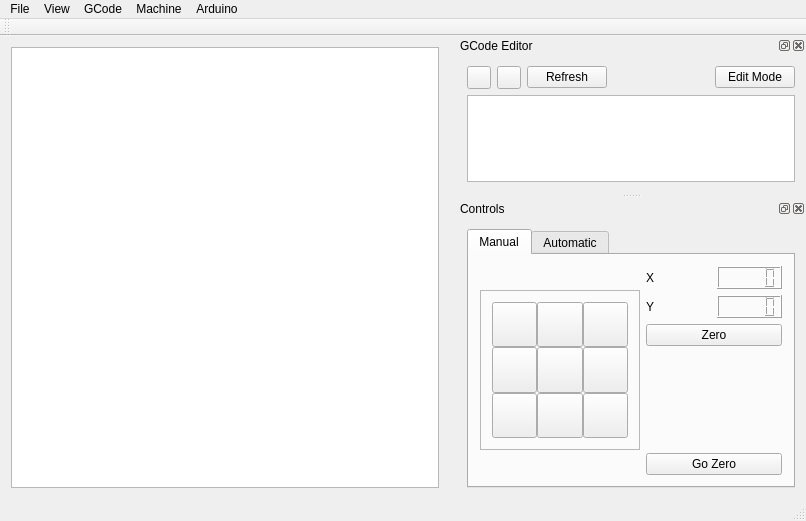
<?xml version="1.0" encoding="UTF-8"?>
<ui version="4.0">
 <class>GrblCage</class>
 <widget class="QMainWindow" name="GrblCage">
  <property name="geometry">
   <rect>
    <x>0</x>
    <y>0</y>
    <width>806</width>
    <height>521</height>
   </rect>
  </property>
  <property name="minimumSize">
   <size>
    <width>220</width>
    <height>0</height>
   </size>
  </property>
  <property name="windowTitle">
   <string>GrblCage</string>
  </property>
  <widget class="QWidget" name="centralWidget">
   <layout class="QGridLayout" name="gridLayout_7">
    <item row="0" column="0">
     <widget class="QGraphicsView" name="gcodePlotter"/>
    </item>
   </layout>
  </widget>
  <widget class="QToolBar" name="mainToolBar">
   <attribute name="toolBarArea">
    <enum>TopToolBarArea</enum>
   </attribute>
   <attribute name="toolBarBreak">
    <bool>false</bool>
   </attribute>
  </widget>
  <widget class="QStatusBar" name="statusBar"/>
  <widget class="QDockWidget" name="GCodeEditorDockWidget">
   <property name="sizePolicy">
    <sizepolicy hsizetype="Preferred" vsizetype="Preferred">
     <horstretch>0</horstretch>
     <verstretch>0</verstretch>
    </sizepolicy>
   </property>
   <property name="maximumSize">
    <size>
     <width>600</width>
     <height>600</height>
    </size>
   </property>
   <property name="windowTitle">
    <string>GCode Editor</string>
   </property>
   <attribute name="dockWidgetArea">
    <number>2</number>
   </attribute>
   <widget class="QWidget" name="dockWidgetContents_6">
    <layout class="QGridLayout" name="gridLayout_4">
     <item row="0" column="0">
      <layout class="QVBoxLayout" name="verticalLayout_3">
       <item>
        <layout class="QVBoxLayout" name="verticalLayout">
         <item>
          <layout class="QHBoxLayout" name="horizontalLayout">
           <item>
            <widget class="QToolButton" name="undo">
             <property name="text">
              <string/>
             </property>
            </widget>
           </item>
           <item>
            <widget class="QToolButton" name="redo">
             <property name="text">
              <string/>
             </property>
            </widget>
           </item>
           <item>
            <widget class="QPushButton" name="refresh">
             <property name="text">
              <string>Refresh</string>
             </property>
            </widget>
           </item>
           <item>
            <spacer name="horizontalSpacer">
             <property name="orientation">
              <enum>Qt::Horizontal</enum>
             </property>
             <property name="sizeHint" stdset="0">
              <size>
               <width>40</width>
               <height>20</height>
              </size>
             </property>
            </spacer>
           </item>
           <item>
            <widget class="QPushButton" name="editMode">
             <property name="text">
              <string>Edit Mode</string>
             </property>
             <property name="checkable">
              <bool>true</bool>
             </property>
            </widget>
           </item>
          </layout>
         </item>
        </layout>
       </item>
       <item>
        <widget class="QTextBrowser" name="gcodeEditor"/>
       </item>
      </layout>
     </item>
    </layout>
   </widget>
  </widget>
  <widget class="QDockWidget" name="ControlsDockWidget">
   <property name="sizePolicy">
    <sizepolicy hsizetype="Preferred" vsizetype="Preferred">
     <horstretch>0</horstretch>
     <verstretch>0</verstretch>
    </sizepolicy>
   </property>
   <property name="minimumSize">
    <size>
     <width>350</width>
     <height>300</height>
    </size>
   </property>
   <property name="maximumSize">
    <size>
     <width>350</width>
     <height>300</height>
    </size>
   </property>
   <property name="allowedAreas">
    <set>Qt::LeftDockWidgetArea|Qt::RightDockWidgetArea</set>
   </property>
   <property name="windowTitle">
    <string>Controls</string>
   </property>
   <attribute name="dockWidgetArea">
    <number>2</number>
   </attribute>
   <widget class="QWidget" name="dockWidgetContents_2">
    <layout class="QGridLayout" name="gridLayout">
     <item row="0" column="0">
      <widget class="QTabWidget" name="controlTabs">
       <property name="acceptDrops">
        <bool>true</bool>
       </property>
       <property name="tabPosition">
        <enum>QTabWidget::North</enum>
       </property>
       <property name="currentIndex">
        <number>0</number>
       </property>
       <widget class="QWidget" name="manualTab">
        <attribute name="title">
         <string>Manual</string>
        </attribute>
        <layout class="QGridLayout" name="gridLayout_6">
         <item row="0" column="0">
          <layout class="QHBoxLayout" name="horizontalLayout_4">
           <item>
            <widget class="QFrame" name="frame">
             <property name="minimumSize">
              <size>
               <width>160</width>
               <height>160</height>
              </size>
             </property>
             <property name="maximumSize">
              <size>
               <width>160</width>
               <height>160</height>
              </size>
             </property>
             <property name="frameShape">
              <enum>QFrame::StyledPanel</enum>
             </property>
             <property name="frameShadow">
              <enum>QFrame::Raised</enum>
             </property>
             <layout class="QGridLayout" name="gridLayout_5">
              <item row="0" column="0">
               <layout class="QGridLayout" name="gridLayout_3" rowstretch="0,0,0,0">
                <property name="sizeConstraint">
                 <enum>QLayout::SetFixedSize</enum>
                </property>
                <property name="margin">
                 <number>0</number>
                </property>
                <property name="spacing">
                 <number>0</number>
                </property>
                <item row="0" column="1">
                 <widget class="QToolButton" name="jogYpositive">
                  <property name="enabled">
                   <bool>true</bool>
                  </property>
                  <property name="sizePolicy">
                   <sizepolicy hsizetype="MinimumExpanding" vsizetype="MinimumExpanding">
                    <horstretch>0</horstretch>
                    <verstretch>0</verstretch>
                   </sizepolicy>
                  </property>
                  <property name="minimumSize">
                   <size>
                    <width>40</width>
                    <height>40</height>
                   </size>
                  </property>
                  <property name="maximumSize">
                   <size>
                    <width>50</width>
                    <height>50</height>
                   </size>
                  </property>
                  <property name="baseSize">
                   <size>
                    <width>0</width>
                    <height>0</height>
                   </size>
                  </property>
                  <property name="iconSize">
                   <size>
                    <width>32</width>
                    <height>32</height>
                   </size>
                  </property>
                  <property name="autoRepeat">
                   <bool>true</bool>
                  </property>
                  <property name="autoRaise">
                   <bool>false</bool>
                  </property>
                 </widget>
                </item>
                <item row="1" column="0">
                 <widget class="QToolButton" name="jogXnegative">
                  <property name="sizePolicy">
                   <sizepolicy hsizetype="MinimumExpanding" vsizetype="MinimumExpanding">
                    <horstretch>0</horstretch>
                    <verstretch>0</verstretch>
                   </sizepolicy>
                  </property>
                  <property name="minimumSize">
                   <size>
                    <width>40</width>
                    <height>40</height>
                   </size>
                  </property>
                  <property name="maximumSize">
                   <size>
                    <width>50</width>
                    <height>50</height>
                   </size>
                  </property>
                  <property name="sizeIncrement">
                   <size>
                    <width>0</width>
                    <height>0</height>
                   </size>
                  </property>
                  <property name="baseSize">
                   <size>
                    <width>0</width>
                    <height>0</height>
                   </size>
                  </property>
                  <property name="iconSize">
                   <size>
                    <width>32</width>
                    <height>32</height>
                   </size>
                  </property>
                  <property name="autoRepeat">
                   <bool>true</bool>
                  </property>
                 </widget>
                </item>
                <item row="1" column="2">
                 <widget class="QToolButton" name="jogXpositive">
                  <property name="sizePolicy">
                   <sizepolicy hsizetype="MinimumExpanding" vsizetype="MinimumExpanding">
                    <horstretch>0</horstretch>
                    <verstretch>0</verstretch>
                   </sizepolicy>
                  </property>
                  <property name="minimumSize">
                   <size>
                    <width>40</width>
                    <height>40</height>
                   </size>
                  </property>
                  <property name="maximumSize">
                   <size>
                    <width>50</width>
                    <height>50</height>
                   </size>
                  </property>
                  <property name="iconSize">
                   <size>
                    <width>32</width>
                    <height>32</height>
                   </size>
                  </property>
                  <property name="autoRepeat">
                   <bool>true</bool>
                  </property>
                  <property name="autoRaise">
                   <bool>false</bool>
                  </property>
                 </widget>
                </item>
                <item row="3" column="1">
                 <widget class="QToolButton" name="jogYnegative">
                  <property name="sizePolicy">
                   <sizepolicy hsizetype="MinimumExpanding" vsizetype="MinimumExpanding">
                    <horstretch>0</horstretch>
                    <verstretch>0</verstretch>
                   </sizepolicy>
                  </property>
                  <property name="minimumSize">
                   <size>
                    <width>40</width>
                    <height>40</height>
                   </size>
                  </property>
                  <property name="maximumSize">
                   <size>
                    <width>50</width>
                    <height>50</height>
                   </size>
                  </property>
                  <property name="iconSize">
                   <size>
                    <width>32</width>
                    <height>32</height>
                   </size>
                  </property>
                  <property name="autoRepeat">
                   <bool>true</bool>
                  </property>
                 </widget>
                </item>
                <item row="0" column="2">
                 <widget class="QToolButton" name="jogXYpositive">
                  <property name="enabled">
                   <bool>true</bool>
                  </property>
                  <property name="sizePolicy">
                   <sizepolicy hsizetype="MinimumExpanding" vsizetype="MinimumExpanding">
                    <horstretch>0</horstretch>
                    <verstretch>0</verstretch>
                   </sizepolicy>
                  </property>
                  <property name="minimumSize">
                   <size>
                    <width>40</width>
                    <height>40</height>
                   </size>
                  </property>
                  <property name="maximumSize">
                   <size>
                    <width>50</width>
                    <height>50</height>
                   </size>
                  </property>
                  <property name="baseSize">
                   <size>
                    <width>0</width>
                    <height>0</height>
                   </size>
                  </property>
                  <property name="autoRepeat">
                   <bool>true</bool>
                  </property>
                 </widget>
                </item>
                <item row="0" column="0">
                 <widget class="QToolButton" name="jogXnegativeYpositive">
                  <property name="enabled">
                   <bool>true</bool>
                  </property>
                  <property name="sizePolicy">
                   <sizepolicy hsizetype="MinimumExpanding" vsizetype="MinimumExpanding">
                    <horstretch>0</horstretch>
                    <verstretch>0</verstretch>
                   </sizepolicy>
                  </property>
                  <property name="minimumSize">
                   <size>
                    <width>40</width>
                    <height>40</height>
                   </size>
                  </property>
                  <property name="maximumSize">
                   <size>
                    <width>50</width>
                    <height>50</height>
                   </size>
                  </property>
                  <property name="baseSize">
                   <size>
                    <width>0</width>
                    <height>0</height>
                   </size>
                  </property>
                  <property name="iconSize">
                   <size>
                    <width>16</width>
                    <height>16</height>
                   </size>
                  </property>
                  <property name="autoRepeat">
                   <bool>true</bool>
                  </property>
                 </widget>
                </item>
                <item row="3" column="0">
                 <widget class="QToolButton" name="jogXYnegative">
                  <property name="enabled">
                   <bool>true</bool>
                  </property>
                  <property name="sizePolicy">
                   <sizepolicy hsizetype="MinimumExpanding" vsizetype="MinimumExpanding">
                    <horstretch>0</horstretch>
                    <verstretch>0</verstretch>
                   </sizepolicy>
                  </property>
                  <property name="minimumSize">
                   <size>
                    <width>40</width>
                    <height>40</height>
                   </size>
                  </property>
                  <property name="maximumSize">
                   <size>
                    <width>50</width>
                    <height>50</height>
                   </size>
                  </property>
                  <property name="baseSize">
                   <size>
                    <width>0</width>
                    <height>0</height>
                   </size>
                  </property>
                  <property name="autoRepeat">
                   <bool>true</bool>
                  </property>
                 </widget>
                </item>
                <item row="1" column="1">
                 <widget class="QToolButton" name="needleStartStop">
                  <property name="enabled">
                   <bool>true</bool>
                  </property>
                  <property name="sizePolicy">
                   <sizepolicy hsizetype="MinimumExpanding" vsizetype="MinimumExpanding">
                    <horstretch>0</horstretch>
                    <verstretch>0</verstretch>
                   </sizepolicy>
                  </property>
                  <property name="minimumSize">
                   <size>
                    <width>40</width>
                    <height>40</height>
                   </size>
                  </property>
                  <property name="maximumSize">
                   <size>
                    <width>50</width>
                    <height>50</height>
                   </size>
                  </property>
                  <property name="baseSize">
                   <size>
                    <width>0</width>
                    <height>0</height>
                   </size>
                  </property>
                  <property name="iconSize">
                   <size>
                    <width>32</width>
                    <height>32</height>
                   </size>
                  </property>
                  <property name="checkable">
                   <bool>true</bool>
                  </property>
                 </widget>
                </item>
                <item row="3" column="2">
                 <widget class="QToolButton" name="jogXpositiveYnegative">
                  <property name="enabled">
                   <bool>true</bool>
                  </property>
                  <property name="sizePolicy">
                   <sizepolicy hsizetype="MinimumExpanding" vsizetype="MinimumExpanding">
                    <horstretch>0</horstretch>
                    <verstretch>0</verstretch>
                   </sizepolicy>
                  </property>
                  <property name="minimumSize">
                   <size>
                    <width>40</width>
                    <height>40</height>
                   </size>
                  </property>
                  <property name="maximumSize">
                   <size>
                    <width>50</width>
                    <height>50</height>
                   </size>
                  </property>
                  <property name="baseSize">
                   <size>
                    <width>0</width>
                    <height>0</height>
                   </size>
                  </property>
                  <property name="autoRepeat">
                   <bool>true</bool>
                  </property>
                 </widget>
                </item>
               </layout>
              </item>
             </layout>
            </widget>
           </item>
           <item>
            <layout class="QVBoxLayout" name="verticalLayout_2">
             <item>
              <layout class="QHBoxLayout" name="horizontalLayout_3">
               <item>
                <widget class="QLabel" name="label">
                 <property name="text">
                  <string>X </string>
                 </property>
                </widget>
               </item>
               <item>
                <widget class="QLCDNumber" name="lcdNumber"/>
               </item>
              </layout>
             </item>
             <item>
              <layout class="QHBoxLayout" name="horizontalLayout_2">
               <item>
                <widget class="QLabel" name="label_2">
                 <property name="text">
                  <string>Y</string>
                 </property>
                </widget>
               </item>
               <item>
                <widget class="QLCDNumber" name="lcdNumber_2"/>
               </item>
              </layout>
             </item>
             <item>
              <widget class="QPushButton" name="zero_pButton">
               <property name="text">
                <string>Zero</string>
               </property>
              </widget>
             </item>
             <item>
              <spacer name="verticalSpacer_2">
               <property name="orientation">
                <enum>Qt::Vertical</enum>
               </property>
               <property name="sizeHint" stdset="0">
                <size>
                 <width>20</width>
                 <height>40</height>
                </size>
               </property>
              </spacer>
             </item>
             <item>
              <spacer name="verticalSpacer">
               <property name="orientation">
                <enum>Qt::Vertical</enum>
               </property>
               <property name="sizeHint" stdset="0">
                <size>
                 <width>20</width>
                 <height>40</height>
                </size>
               </property>
              </spacer>
             </item>
             <item>
              <widget class="QPushButton" name="pushButton">
               <property name="text">
                <string>Go Zero</string>
               </property>
              </widget>
             </item>
            </layout>
           </item>
          </layout>
         </item>
        </layout>
       </widget>
       <widget class="QWidget" name="automaticTab">
        <attribute name="title">
         <string>Automatic</string>
        </attribute>
        <layout class="QGridLayout" name="gridLayout_8">
         <item row="0" column="0">
          <layout class="QVBoxLayout" name="verticalLayout_6">
           <item>
            <layout class="QVBoxLayout" name="verticalLayout_5">
             <item>
              <layout class="QHBoxLayout" name="horizontalLayout_5">
               <item>
                <layout class="QVBoxLayout" name="verticalLayout_4">
                 <item>
                  <widget class="QPushButton" name="autoStart_pButton">
                   <property name="text">
                    <string>START!</string>
                   </property>
                  </widget>
                 </item>
                </layout>
               </item>
               <item>
                <widget class="QPushButton" name="autoStop_pButton">
                 <property name="text">
                  <string>STOP!</string>
                 </property>
                </widget>
               </item>
              </layout>
             </item>
             <item>
              <widget class="QProgressBar" name="cutProgress_pBar">
               <property name="value">
                <number>0</number>
               </property>
               <property name="textVisible">
                <bool>true</bool>
               </property>
              </widget>
             </item>
            </layout>
           </item>
           <item>
            <widget class="QTextBrowser" name="informational_tBrowser"/>
           </item>
           <item>
            <spacer name="verticalSpacer_3">
             <property name="orientation">
              <enum>Qt::Vertical</enum>
             </property>
             <property name="sizeHint" stdset="0">
              <size>
               <width>20</width>
               <height>40</height>
              </size>
             </property>
            </spacer>
           </item>
          </layout>
         </item>
        </layout>
       </widget>
      </widget>
     </item>
    </layout>
   </widget>
  </widget>
  <widget class="QMenuBar" name="menuBar">
   <property name="geometry">
    <rect>
     <x>0</x>
     <y>0</y>
     <width>806</width>
     <height>25</height>
    </rect>
   </property>
   <widget class="QMenu" name="menuFile">
    <property name="title">
     <string>File</string>
    </property>
    <addaction name="actionNew_GCode_File"/>
    <addaction name="actionOpen_GCode_File"/>
    <addaction name="actionSave_GCode_File"/>
    <addaction name="actionSave_as"/>
    <addaction name="separator"/>
    <addaction name="actionSettings"/>
   </widget>
   <widget class="QMenu" name="menuG_Code">
    <property name="title">
     <string>GCode</string>
    </property>
    <addaction name="actionScale_G_Code"/>
    <addaction name="actionOffset_GCode"/>
    <addaction name="actionConvert_to_Incremental_GCode"/>
    <addaction name="actionConvert_to_Absolute_GCode"/>
    <addaction name="actionAdd_Line_Numbers"/>
    <addaction name="actionRemove_Line_Numbers"/>
   </widget>
   <widget class="QMenu" name="menuMachine">
    <property name="title">
     <string>Machine</string>
    </property>
    <addaction name="actionNew_Machine"/>
    <addaction name="actionLoad_Machine"/>
    <addaction name="actionSave_Machine"/>
    <addaction name="separator"/>
    <addaction name="actionSet_as_Default"/>
   </widget>
   <widget class="QMenu" name="menuView">
    <property name="title">
     <string>View</string>
    </property>
    <addaction name="actionGCode_Editor_2"/>
    <addaction name="actionGCode_Plot"/>
    <addaction name="actionMachine_Controls"/>
   </widget>
   <widget class="QMenu" name="menuGrbl">
    <property name="title">
     <string>Arduino</string>
    </property>
    <addaction name="actionUpload_Settings"/>
    <addaction name="actionCheck_Settings"/>
    <addaction name="separator"/>
    <addaction name="actionConnect"/>
    <addaction name="actionDisconnect"/>
   </widget>
   <addaction name="menuFile"/>
   <addaction name="menuView"/>
   <addaction name="menuG_Code"/>
   <addaction name="menuMachine"/>
   <addaction name="menuGrbl"/>
  </widget>
  <action name="actionOpen_GCode_File">
   <property name="text">
    <string>Open GCode File</string>
   </property>
  </action>
  <action name="actionSave_GCode_File">
   <property name="text">
    <string>Save GCode File</string>
   </property>
  </action>
  <action name="actionGCode_Editor">
   <property name="text">
    <string>GCode Editor</string>
   </property>
  </action>
  <action name="actionSettings">
   <property name="text">
    <string>Settings</string>
   </property>
  </action>
  <action name="actionScale_G_Code">
   <property name="text">
    <string>Scale GCode</string>
   </property>
  </action>
  <action name="actionOffset_GCode">
   <property name="text">
    <string>Offset GCode</string>
   </property>
  </action>
  <action name="actionConvert_to_Incremental_GCode">
   <property name="text">
    <string>Convert to Incremental GCode</string>
   </property>
  </action>
  <action name="actionConvert_to_Absolute_GCode">
   <property name="text">
    <string>Convert to Absolute GCode</string>
   </property>
  </action>
  <action name="actionAdd_Line_Numbers">
   <property name="text">
    <string>Add Line Numbers</string>
   </property>
  </action>
  <action name="actionRemove_Line_Numbers">
   <property name="text">
    <string>Remove Line Numbers</string>
   </property>
  </action>
  <action name="actionNew_GCode_File">
   <property name="text">
    <string>New GCode File</string>
   </property>
  </action>
  <action name="actionGCode_Editor_2">
   <property name="checkable">
    <bool>true</bool>
   </property>
   <property name="text">
    <string>GCode Editor</string>
   </property>
  </action>
  <action name="actionMachine_Controls">
   <property name="checkable">
    <bool>true</bool>
   </property>
   <property name="text">
    <string>Machine Controls</string>
   </property>
  </action>
  <action name="actionGCode_Plot">
   <property name="checkable">
    <bool>true</bool>
   </property>
   <property name="text">
    <string>GCode Plot</string>
   </property>
  </action>
  <action name="actionLoad_Machine">
   <property name="text">
    <string>Load Machine </string>
   </property>
  </action>
  <action name="actionNew_Machine">
   <property name="text">
    <string>New Machine</string>
   </property>
  </action>
  <action name="actionSave_Machine">
   <property name="text">
    <string>Save Machine</string>
   </property>
  </action>
  <action name="actionSet_as_Default">
   <property name="text">
    <string>Set as Default</string>
   </property>
  </action>
  <action name="actionSave_as">
   <property name="text">
    <string>Save as...</string>
   </property>
  </action>
  <action name="actionUpload_Settings">
   <property name="text">
    <string>Upload Settings</string>
   </property>
  </action>
  <action name="actionCheck_Settings">
   <property name="text">
    <string>Check Settings</string>
   </property>
  </action>
  <action name="actionConnect">
   <property name="text">
    <string>Connect</string>
   </property>
  </action>
  <action name="actionDisconnect">
   <property name="text">
    <string>Disconnect</string>
   </property>
  </action>
 </widget>
 <layoutdefault spacing="6" margin="11"/>
 <resources/>
 <connections/>
</ui>
